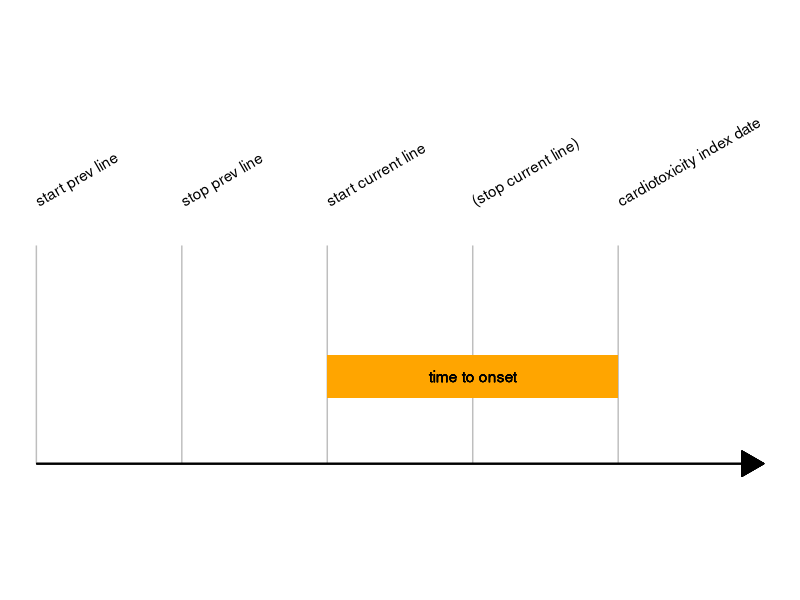

The R script that drew this image:
## ---- chunk 1
library(ggplot2) 

data1 <- 
  data.frame(
  v1 = c(1, 2, 3, 4, 5),
  names = c(
    "start prev line",
    "stop prev line",
    "start current line",
    "(stop current line)",
    "cardiotoxicity index date"
  )
)

ggplot(data = data1, aes(x = v1)) +
  geom_text(aes(label = names),
             y = 1.2,
             angle = 30, 
            hjust = 0) +
  geom_segment(aes(xend = v1, y = 0, yend = 1), color = "grey") +
  geom_segment(
    x = min(data1$v1),
    xend = max(data1$v1) + 1,
    y = 0,
    yend = 0,
  color = "black",
  arrow = arrow(ends = "last", type = "closed")
) +
  geom_rect(
    aes(xmin = 3, xmax = 5, ymin = 0.3, ymax = .5), fill = "orange"
  ) +
  geom_text(x = 4, y = .4, label = "time to onset") +
  coord_cartesian(xlim = c(min(data1$v1), max(data1$v1 + 1)), ylim = c(-0.5, 2)) +
  theme_void()
## ---- chunk 2
ti_icistart_ic = expr(pmax( # pmax here: maximum delay (in the case multiple ICI were prescribed sequentially)
   eval(tto_uni_3v(start_days_nivo,
                 start_days_nivox,
                 first_doses_nivolumab_mce)), # identical to start_days_nivox but it is @HIDDEN
   eval(tto_uni_3v(start_days_pem,
                 start_days_pemx,
                 first_doses_pembrolizumab_mce)), # @HIDDEN
   eval(tto_uni_3v(start_days_pem_2, # Other Anti-PD1 regimen
                 start_days_pem_2x,
                 first_doses_pembrolizumab_mce_2)),# @HIDDEN
   eval(tto_uni_3v(start_days_pem_3, # Cemiplimab 
                 start_days_pem_3x,
                 first_doses_pembrolizumab_mce_3)),
   eval(tto_uni_3v(start_days_atez,
                 start_days_atezx,
                 first_doses_atezolizumab_mce)),
   eval(tto_uni_3v(start_days_ave,
                 start_days_avex,
                 first_doses_avelumab_mce)),
   eval(tto_uni_3v(start_days_durv,
                 start_days_durvx,
                 first_doses_durvalumab_mce)),
   eval(tto_uni_3v(start_days_durv_3,# Ohter Anti-PDL1
                 start_days_durv_3x,
                 first_doses_durvalumab_mce_3)),
   eval(tto_uni_3v(start_days_ipi,
                 start_days_ipix,
                 first_doses_ipilimumab_mce)),
   eval(tto_uni_3v(start_days_trem,
                 start_days_tremx,
                 first_doses_tremelimumab_mce)),
   eval(tto_uni_3v(start_days_trem_2, # Other Anti-CTLA4
                 start_days_trem_2x,
                 first_doses_tremelimumab_mce_2)),
    na.rm = TRUE
  ) - # look at the minus!! Shall we keep it? 2022-09-16
    eval(numvar_uni(cardiotox_days_1,
                    cardiotox_days_1x))
    # Number of days before presentation that Myocarditis symptoms began
     
  )
